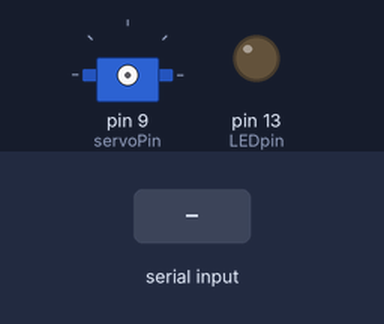
This sketch was run on a simulated Arduino Uno, built with avr-gcc and run on an emulated ATmega328P. Shown: servo, output pins drawn as LEDs (lit = HIGH). Inputs (shaded band) come from the test bench. What the sketch prints to the serial monitor is not drawn.

Above: at 1.2 s.
1.3 s: "S" received over the second serial link
At 1.85 s:
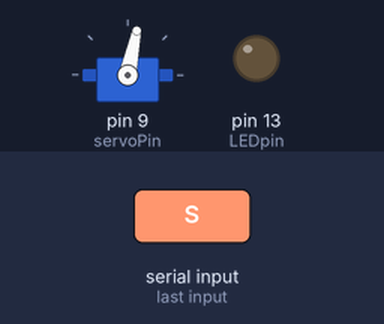
At 3.2 s:
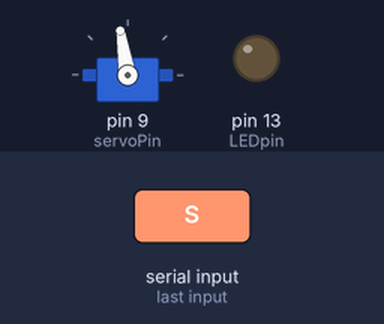
3.6 s: "N" received over the second serial link
At 4.7 s:
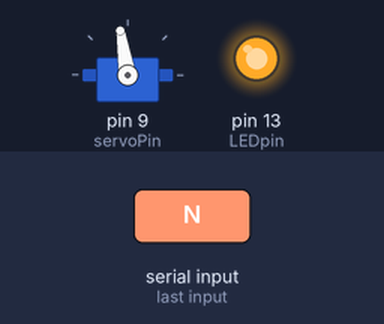
5.2 s: "s" received over the second serial link
Timing chart, 0 to 8.2 s (numbered marks = the images above; inputs shaded):
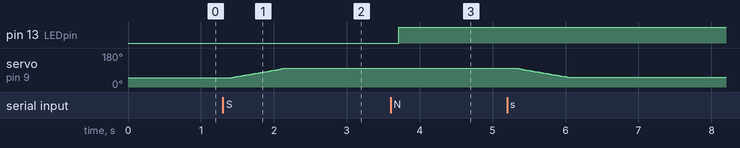

Measured:
- after the input at 1.3 s, servo on pin 9 (servoPin): moves from 50° to 99° over 0.71 s, starting after 0.13 s
- after the input at 3.6 s, pin 13 (LEDpin): LOW → HIGH after 0.12 s

The sketch:

Zigbee_Slave_Part.ino
```cpp
// (licence header left out)
#include <SoftwareSerial.h>
#include <SHT1x.h>
#include <Servo.h>

#define Pinout A0
#define servoPin 9
#define rxPin 2
#define txPin 3
#define LEDpin 13
#define dataPin  11
#define clockPin 10

//#define KEY   11   for HC-05 Bluetooth Module
SoftwareSerial mySerial(rxPin, txPin);
SHT1x sht1x(dataPin, clockPin);
Servo servo;
int angle = 0; // servo position in degrees = neutral

void setup()
{
   pinMode(rxPin, INPUT);
   pinMode(txPin, OUTPUT);
   mySerial.begin(9600);
   Serial.begin(9600);

   pinMode(LEDpin,OUTPUT);
   Serial.println("hi i'm port 7 blue arduino, slave role");
}

void loop()
{
  int i = 0;
  char someChar[32] = {0};
  // when characters arrive over the serial port...
  if(mySerial.available()) {
      do{
      someChar[i++] = mySerial.read();        // Note if use HC-06 there is not '/r/n' in the end.
      //As data trickles in from your serial port you are grabbing as much as you can,
      //but then when it runs out (as it will after a few bytes because the processor
      //is much faster than a 9600 baud device) you exit loop, which then restarts,
      //and resets i to zero, and someChar to an empty array.So please be sure to keep this delay
      delay(100);
    }while (mySerial.available() > 0);
    Serial.println("Recive ----- ");
    Serial.write(someChar);
    if (strncmp(someChar,"N",1)==0){
      mySerial.write("Turn on Success");
      digitalWrite(LEDpin,HIGH);
    }
    else if (strncmp(someChar,"F",1)==0){
      mySerial.write("Turn Off Success");
      digitalWrite(LEDpin,LOW);
    }
      else if (strncmp(someChar,"r",1)==0){
        if (analogRead(Pinout)>300){
          mySerial.write("Bon|");
          //below is for the debug, slave zigbee's serial port
          Serial.println(analogRead(Pinout));
        }
        else {
          mySerial.write("Bof|");
        }


    }
      else if (strncmp(someChar,"t",1)==0){
        float temp_c;
        char pChrBuffer[50];
        temp_c=sht1x.readTemperatureC();
        dtostrf(temp_c ,2 , 0, pChrBuffer);
          mySerial.write(pChrBuffer);
          mySerial.write("|");
          //below is for the debug, slave zigbee's serial port
          Serial.print("Temperature: ");
          Serial.print(temp_c, 1);  // Show one after the decimal point
          Serial.print("C / ");
        }
      else if (strncmp(someChar,"h",1)==0){
        float humidity;
        char pChrBuffer[50];
        humidity=sht1x.readHumidity();
        dtostrf(humidity ,2 , 0, pChrBuffer);
          mySerial.write(pChrBuffer);
          mySerial.write("|");
          //below is for the debug, slave zigbee's serial port
          Serial.print("F. Humidity: ");
          Serial.print(humidity);
          Serial.println("%");
        }
        else if (strncmp(someChar,"S",1)==0){
            servo.attach(servoPin);
            for(angle = 50; angle < 100; angle++)
              {
                servo.write(angle);
                delay(15);
              }
          servo.detach();
          mySerial.write("on");
          mySerial.write("|");
        }
        else if (strncmp(someChar,"s",1)==0){
            servo.attach(servoPin);
            for(angle = 100; angle > 50; angle--)
              {
                servo.write(angle);
                delay(15);
              }
          servo.detach();
          mySerial.write("off");
          mySerial.write("|");
        }


    else {
      mySerial.write("fail to unknown command|");
    }

  }
    else if (Serial.available()) {
      do{
      someChar[i++] = Serial.read();        // Note if use HC-06 there is not '/r/n' in the end.
      //As data trickles in from your serial port you are grabbing as much as you can,
      //but then when it runs out (as it will after a few bytes because the processor
      //is much faster than a 9600 baud device) you exit loop, which then restarts,
      //and resets i to zero, and someChar to an empty array.So please be sure to keep this delay
      delay(100);
    }while (Serial.available() > 0);
    Serial.println("Send ----- ");
    if (mySerial.println(someChar)){
    Serial.println(someChar);
    }
    }
}

  //while(mySerial.available())
     //Serial.print((char)mySerial.read());
```
